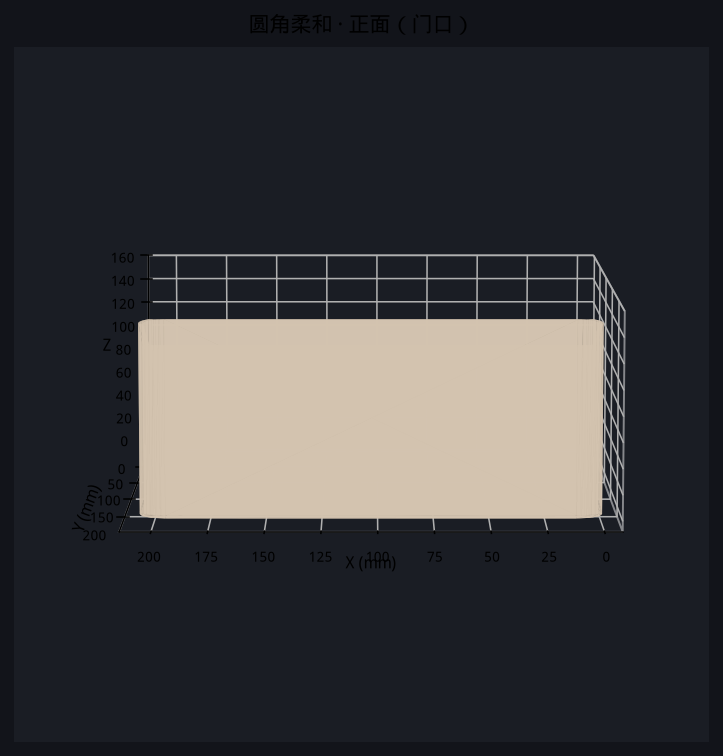
#> input picture download/04_front_door_view.png, 723 x 756 px, given in place of download, which was not available
$ python generate_connected_depth_lines.py --images ../download ../download ../download ../download ../download ../download --out out.png
#> lines starting #> are read from the running program, lines starting #| are printed output that depends on the picture; after the words box and inside, x2 and y2 are one past the last pixel; in counts of white or black regions, pixels touching at a corner belong together; pictures that were not available may be replaced by others from this repository, and a replacement may not be noted
#!/usr/bin/env python3
"""Generate one watertight cube shell with photo-controlled line engraving."""

import argparse
from pathlib import Path

import numpy as np
import trimesh
from PIL import Image, ImageEnhance, ImageOps

FACE_NAMES = ("front", "back", "right", "left", "top", "bottom")
OUTWARD = {
    "front": (0, 1, 0), "back": (0, -1, 0),
    "right": (1, 0, 0), "left": (-1, 0, 0),
    "top": (0, 0, 1), "bottom": (0, 0, -1),
}


def load_gray(path, resolution, contrast=1.8):
    """Return deterministic, contrast-normalized luminance in display orientation."""
#> called with resolution = 251, contrast = 1.8
    image = Image.open(path).convert("L")
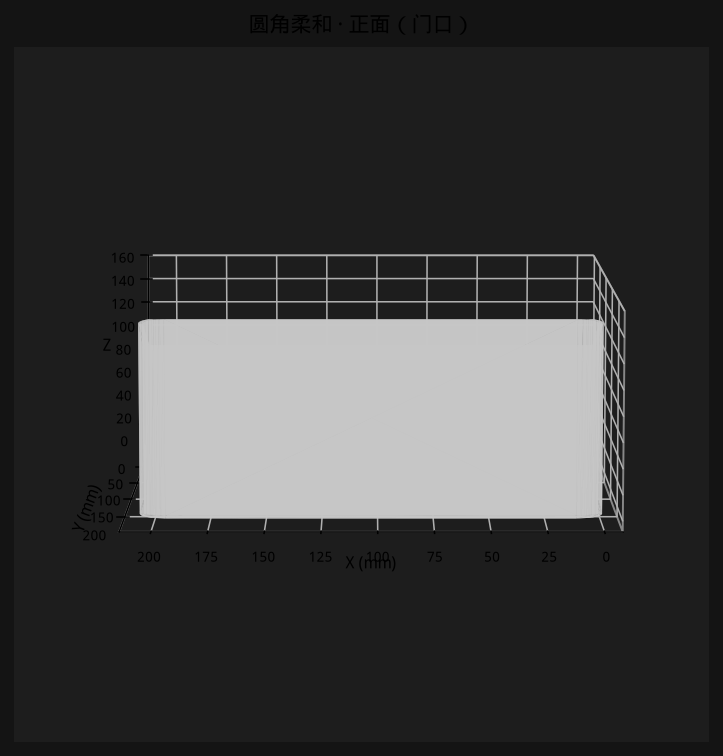
#> image: PIL image 723x756 L; min 0, max 198, mean 57.8
    image = ImageOps.autocontrast(image, cutoff=1)
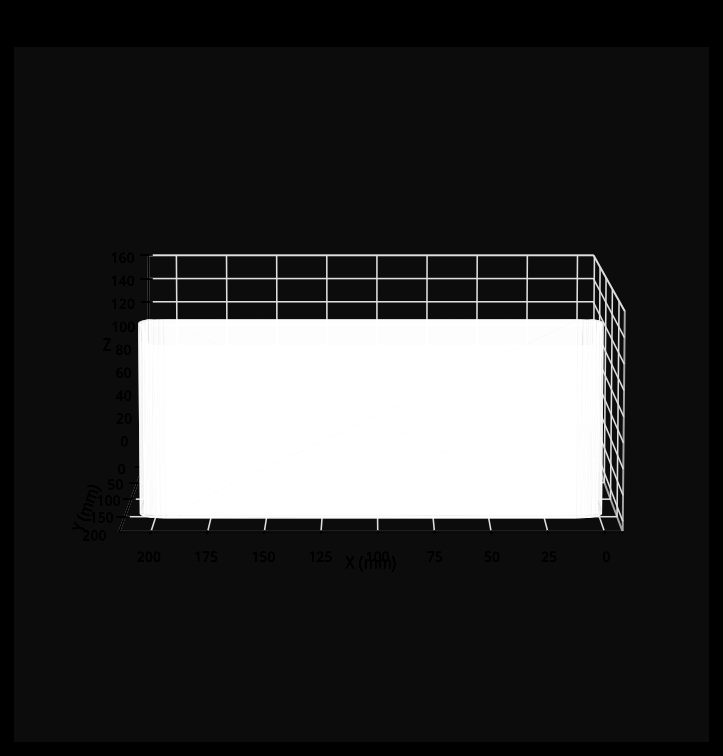
#> image: PIL image 723x756 L; min 0, max 255, mean 53.7
    image = ImageEnhance.Contrast(image).enhance(contrast)
    return np.asarray(
        image.resize((resolution, resolution), Image.Resampling.LANCZOS),
        dtype=np.float64,
    ) / 255.0
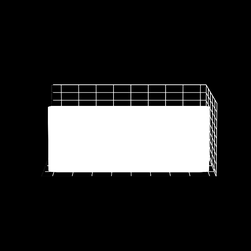
#> returned value: shape (251, 251) float64; min 0, max 1, mean 0.182


def depth_field(gray, lines, max_depth, size=50.0):
    """Encode column-averaged darkness in recessed vertical line channels."""
#> called with lines = 50, max_depth = 0.45, size = 50
    resolution = gray.shape[0]
#> resolution = 251
    x = np.linspace(0.0, size, resolution)
#> x = 251 values from 0 to 50
    pitch = size / lines
    line_index = np.minimum((x / pitch).astype(int), lines - 1)
#> line_index = 251 values from 0 to 49
    depth = np.empty_like(gray)
    for index in range(lines):
        columns = np.flatnonzero(line_index == index)
        # Column averaging is the physical line-screen bandwidth limit.
        depth[:, columns] = (1.0 - gray[:, columns].mean(axis=1))[:, None]
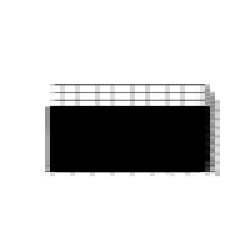
#> depth: shape (251, 251) float64; min 0, max 1, mean 0.818

    # 0.4 mm flat separator and 0.6 mm groove at the default 1.0 mm pitch.
    # The 0.2 mm grid places two top-surface segments around each separator.
    phase = (x % pitch) / pitch
    separator_fraction = 0.4 / pitch
    if separator_fraction >= 0.8:
        raise ValueError("line pitch is too small for a 0.4 mm separator")
    half_separator = separator_fraction / 2.0
    # Boundary samples stay at the top plane, yielding a true 0.4 mm plateau
    # (rather than two slopes meeting at a zero-width separator).
    groove = ((phase > half_separator) & (phase < 1.0 - half_separator)).astype(float)
    depth *= groove[None, :] * max_depth
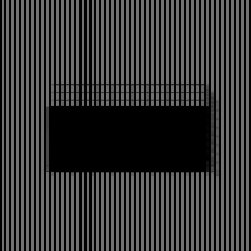
#> depth: shape (251, 251) float64; min 0, max 0.45, mean 0.214

    # Every face has the exact same undeformed perimeter, making seams weldable.
    depth[[0, -1], :] = 0.0
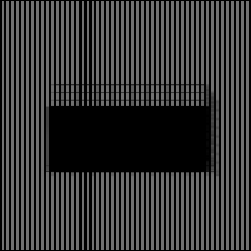
#> depth: shape (251, 251) float64; 0.46% of pixels changed, all inside (x1, y1, x2, y2) = (2, 0, 249, 251)
    depth[:, [0, -1]] = 0.0
    return depth


def face_point(face, u, v, depth, size):
    mappings = {
        "front": (u, size - depth, v),
        "back": (size - u, depth, v),
        "right": (size - depth, size - u, v),
        "left": (depth, u, v),
        "top": (u, v, size - depth),
        "bottom": (u, size - v, depth),
    }
    return mappings[face]


def append_face(vertices, triangles, face, depth, size):
#> called with face = 'front', size = 50
    resolution = depth.shape[0]
#> resolution = 251
    coordinates = np.linspace(0.0, size, resolution)
#> coordinates = 251 values from 0 to 50
    start = len(vertices)
    for row, v in enumerate(coordinates):
        for column, u in enumerate(coordinates):
            vertices.append(face_point(face, u, v, depth[row, column], size))

    outward = np.asarray(OUTWARD[face])
    for row in range(resolution - 1):
        for column in range(resolution - 1):
            a = start + row * resolution + column
            b, c, d = a + 1, a + resolution + 1, a + resolution
            candidate = (a, b, c)
            points = np.asarray([vertices[i] for i in candidate])
            if np.dot(np.cross(points[1] - points[0], points[2] - points[0]), outward) < 0:
                triangles.extend(((a, c, b), (a, d, c)))
            else:
                triangles.extend(((a, b, c), (a, c, d)))


def build_cube(image_paths, size=50.0, lines=50, resolution=251, max_depth=0.45):
    if len(image_paths) != 6:
        raise ValueError("exactly six images are required")
    vertices, triangles, fields = [], [], {}
    for face, path in zip(FACE_NAMES, image_paths):
        gray = load_gray(path, resolution)
        field = depth_field(gray, lines, max_depth, size)
        fields[face] = field
        append_face(vertices, triangles, face, field, size)

    mesh = trimesh.Trimesh(vertices=vertices, faces=triangles, process=True)
    mesh.remove_unreferenced_vertices()
    trimesh.repair.fix_normals(mesh, multibody=False)
    return mesh, fields


def main():
    parser = argparse.ArgumentParser()
    parser.add_argument("--images", type=Path, nargs=6, required=True)
    parser.add_argument("--out", type=Path, required=True)
    parser.add_argument("--size", type=float, default=50.0)
    parser.add_argument("--lines", type=int, default=50)
    parser.add_argument("--resolution", type=int, default=251)
    parser.add_argument("--max-depth", type=float, default=0.45)
    args = parser.parse_args()
    if args.resolution < args.lines * 5 + 1:
        raise SystemExit("resolution must be at least 5*lines+1 for 0.4 mm features")
    if not 0 < args.max_depth < args.size / 2:
        raise SystemExit("max-depth must be positive and less than half the cube")

    args.out.parent.mkdir(parents=True, exist_ok=True)
    mesh, _ = build_cube(
        args.images, args.size, args.lines, args.resolution, args.max_depth
    )
    mesh.export(args.out)
    print(
        f"Wrote {args.out}: {len(mesh.faces)} triangles, "
        f"watertight={mesh.is_watertight}, components={len(mesh.split())}, "
        f"bounds={mesh.extents.tolist()}"
    )


if __name__ == "__main__":
    main()
#> (the call stopped at in build_cube, `mesh = trimesh.Trimesh(vertices=vertices, faces=triangles, process=True)`: trimesh is not available in this run)
